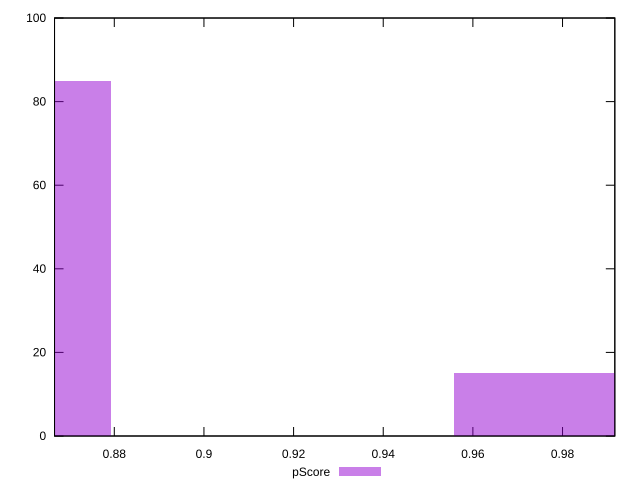

Source code (gnuplot):
reset

$pScore <<EOF
0.9939906862366175 15
0.8410690422002147 85
EOF

set key outside below
set boxwidth 0.07646082201820134
set xrange [0.8666666666666667:0.9916666666666667]
set yrange [0:100]
set trange [0:100]
set style fill transparent solid 0.5 noborder
set terminal svg size 640, 490 enhanced background rgb 'white'
set output "report_00008_2021-01-22T20:58:29.167/uses-http2/samples/pages+cached+noexternal+nojs/pScore/histogram.svg"

plot $pScore title "pScore" with boxes

reset
